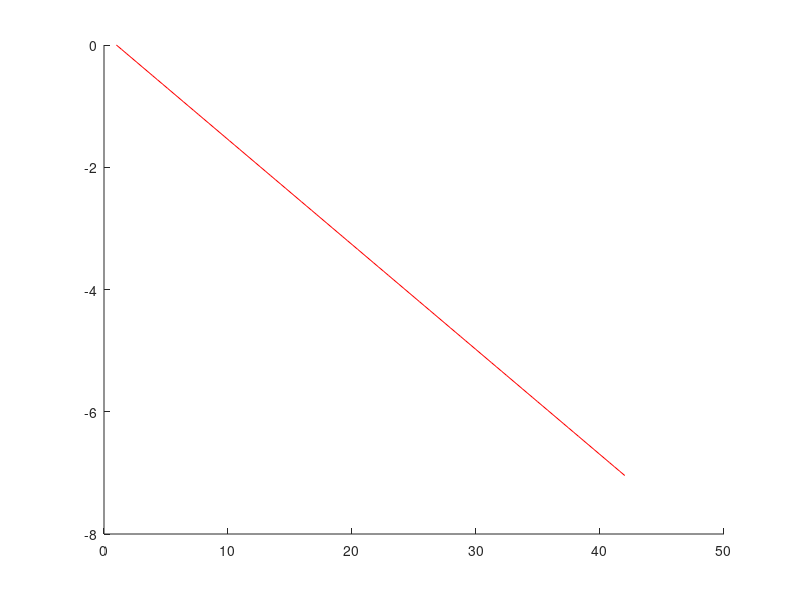

Write MATLAB code to recreate this figure.
p1 = -0.1718;
p2 = 0.1718;

fit = @(x) p1*x + p2;
toplot = linspace(1,42);
hold on
plot(toplot,fit(toplot),'-r','displayname',"Lineaire fit")